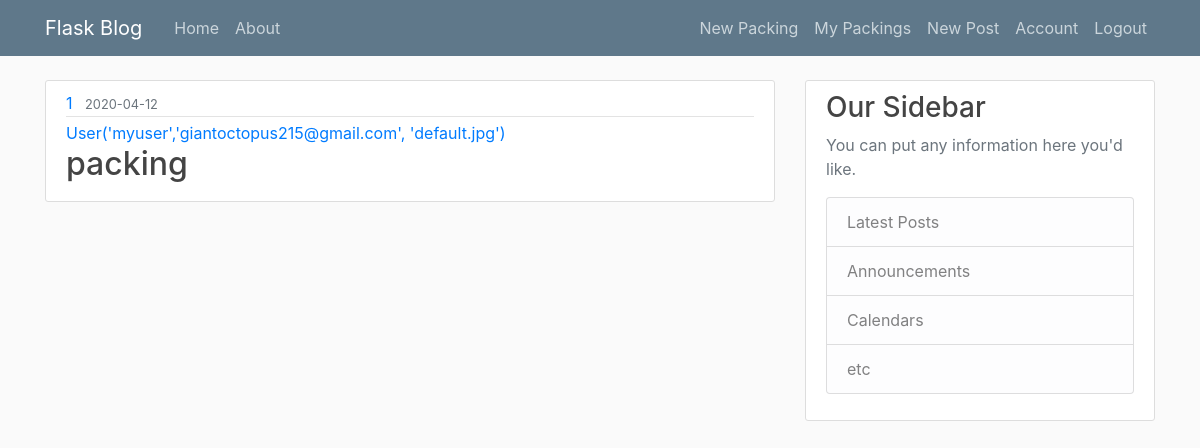
/packings/ (signed in), run on an earlier commit of the app's database.
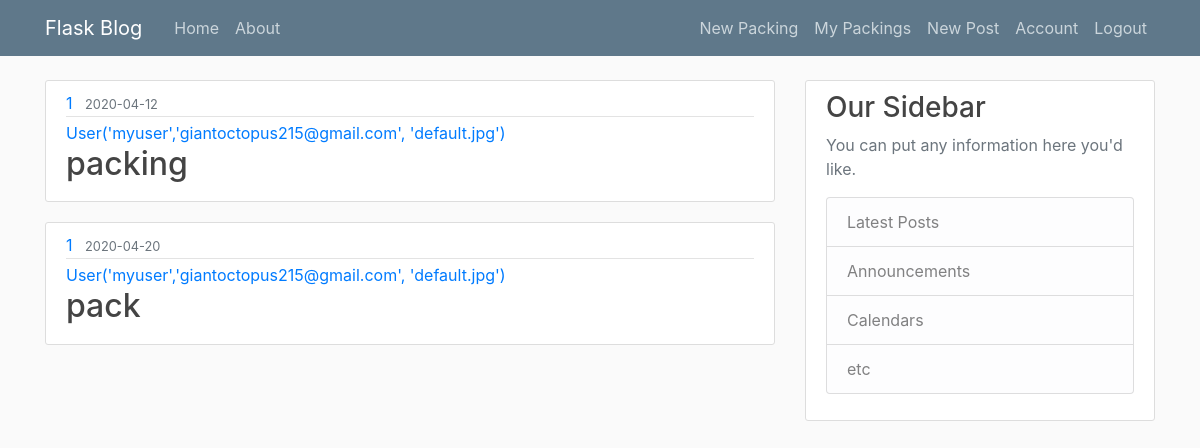
And on a later commit of the database.
### flasksite/models.py (models this page shows, shortened)
class Packing(db.Model):
    id = db.Column(db.Integer, primary_key=True)
    name = db.Column(db.String(100), nullable=False)
    date_created = db.Column(db.DateTime, nullable=False, default=datetime.utcnow)
    user_id = db.Column(db.Integer, db.ForeignKey('user.id'), nullable=False)
    containers = db.relationship('Container', backref='packing', lazy=True)
    boxes = db.relationship('Box', backref='packing', lazy=True)

class User(db.Model, UserMixin):
    id = db.Column(db.Integer, primary_key=True)
    username = db.Column(db.String(20), unique=True, nullable=False)
    email = db.Column(db.String(120), unique=True, nullable=False)
    image_file = db.Column(db.String(20), nullable=False, default='default.jpg')
    password = db.Column(db.String(60), nullable=False)
    posts = db.relationship('Post', backref='author', lazy=True)
    packings = db.relationship('Packing', backref='author', lazy=True)
    def __repr__(self):
        return f"User('{self.username}','{self.email}', '{self.image_file}')"

### flasksite/routes.py (the view)
@app.route("/packings/")
def packings():
    packings = Packing.query.filter_by(user_id=current_user.id).all()
    return render_template('packings.html', packings=packings)

### flasksite/models.py (called while the page is built)
@login_manager.user_loader #decorator
def load_user(user_id):
    return User.query.get(int(user_id))

### flasksite/templates/packings.html
{% extends "layout.html" %}
{% block content %}
    {% for packing in packings %}
        <article class="media content-section">
            <div class="media-body">
                <div class="article-metadata">
                    <a class="mr-2" href="#">{{ packing.user_id }}</a>
                    <small class="text-muted">{{ packing.date_created.strftime('%Y-%m-%d') }}</small>
                </div>
                <a class="mr-2" href="#">{{ packing.author }}</a>
                <h2><a class="article-title" href="{{ url_for('packing', packing_id=packing.id) }}">{{ packing.name }}</a></h2>
            </div>
        </article>
    {% endfor %}
{% endblock %}

What changed in the data, as far as the page shows it:
added Packing: user_id "1", date_created "2020-04-20", author "User('myuser','giantoctopus215@gmail.com', 'default.jpg')", name "pack"
